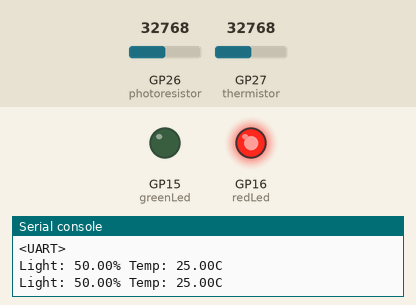
Recording of a program running on a simulated Raspberry Pi Pico running MicroPython. Parts: output pins drawn as LEDs (lit = HIGH), the last lines printed to the serial console. The inputs (shaded band) are chosen by the test bench; at power-on: GP26 (photoresistor) = 32768, GP27 (thermistor) = 32768 (analog values on the 0–65535 scale).

Above: at 1.2 s.
1.3 s: GP26 (photoresistor) set to 51648
3.2 s: GP26 (photoresistor) set to 53424
At 5.2 s:
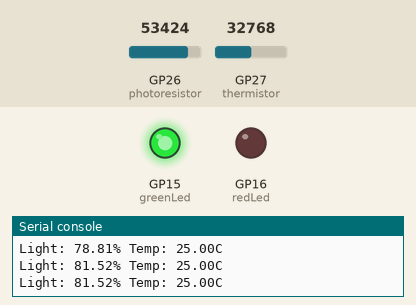
5.5 s: GP26 (photoresistor) set to 45874
At 6.8 s:
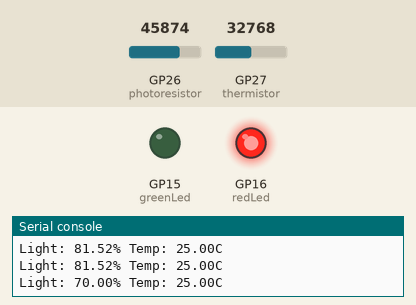
7.5 s: GP26 (photoresistor) set to 57670
At 8.4 s:
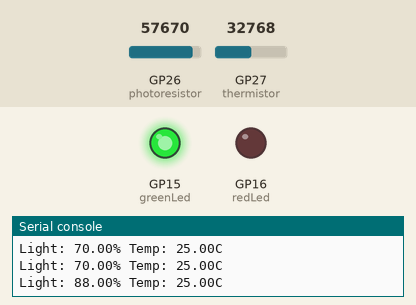
Timing chart, 0 to 10.5 s (numbered marks = the images above; inputs shaded):
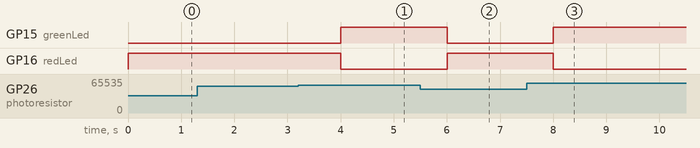

The program:

tempMoistLightSensor.py
```python
"""
runs only on the RPi Pico
"""

from machine import ADC, Pin, UART
from time import sleep
import math

uart = UART(0, baudrate=9600, tx=Pin(0), rx=Pin(1))
thermistor = ADC(27)
greenLed = Pin(15, Pin.OUT)
redLed = Pin(16, Pin.OUT)
photoresistor = ADC(26)
turnGreen = False
turnRed = False
SENSOR_THRES = 80

def readLight():
    light = photoresistor.read_u16()
    light = round((light/65535)*100, 2)
    return light

def readTemp():
    temp = thermistor.read_u16()
    Vr = 3.3 * float(temp) / 65535
    Rt = 10000 * Vr / (3.3 - Vr)
    temp = 1/(((math.log(Rt / 10000)) / 3950) + (1 / (273.15+25)))
    temp_cels = temp - 273.15
    #temp_fahr = (temp_cels * 1.8) + 32
    return temp_cels

try:
    print("Starting...")
    print(uart)
    while True:
        light = readLight()
        temp = readTemp()

        print('Light: {:.2f}% Temp: {:.2f}C'.format(light, temp))
        outputStr = 'Light: {:.2f}% Temp: {:.2f}C\n'.format(light, temp)
        uart.write(outputStr)

        if light < SENSOR_THRES:
            turnGreen = False
            greenLed.low()

            if not turnRed:
                turnRed = True
                redLed.high()
        else:
            turnRed = False
            redLed.low()

            if not turnGreen:
                turnGreen = True
                greenLed.high()
        sleep(1)
except KeyboardInterrupt:
    print("Finishing!")
    greenLed.low()
    redLed.low()
```

Measured:
- the behaviour switches between 52416 and 52432 on GP26 (photoresistor) (found by bisection; images 0 and 1)
- after the input at 3.2 s, GP15 (greenLed): LOW → HIGH after 0.80 s; GP16 (redLed): HIGH → LOW after 0.80 s
- after the input at 5.5 s, GP15 (greenLed): HIGH → LOW after 0.50 s; GP16 (redLed): LOW → HIGH after 0.50 s
- after the input at 7.5 s, GP15 (greenLed): LOW → HIGH after 0.51 s; GP16 (redLed): HIGH → LOW after 0.51 s
